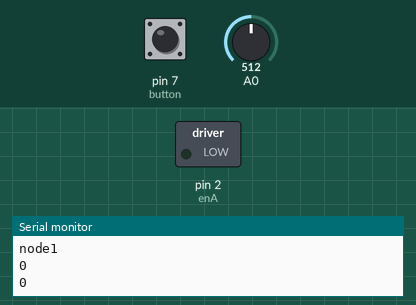
Recording of a sketch running on a simulated Arduino Uno, built with avr-gcc and run on an emulated ATmega328P. On the bench: switched loads named in the sketch (green lamp = pin HIGH), the last lines printed to the serial monitor. The inputs (shaded band) are chosen by the test bench; at power-on: A0 = 512, pin 7 (button) LOW.

Above: at 1.3 s.
1.4 s: A0 set to 531
At 2.2 s:
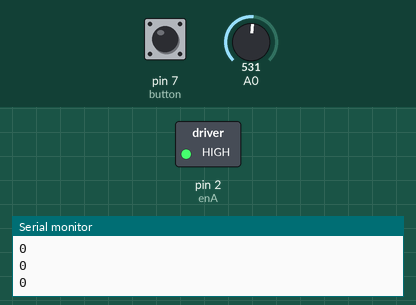
5.1 s: A0 set to 511
At 6.4 s:
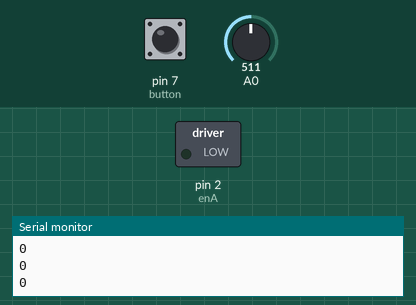
6.7 s: A0 set to 716
At 7.5 s:
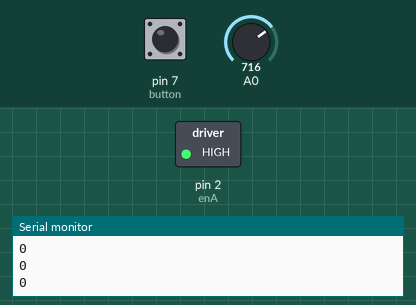
Timing chart, 0 to 9.3 s (numbered marks = the images above; inputs shaded):
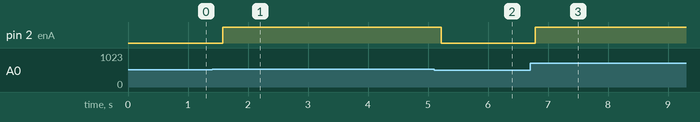

Measured:
- the behaviour switches between 513 and 514 on A0 (found by bisection; images 0 and 1)
- after the input at 1.4 s, pin 2 (enA): LOW → HIGH after 0.18 s
- after the input at 5.1 s, pin 2 (enA): HIGH → LOW after 0.12 s
- after the input at 6.7 s, pin 2 (enA): LOW → HIGH after 0.08 s

The sketch:

dcMotor_potentionmeter_button.ino
```cpp
#define enA 2
#define in1 3
#define in2 4
#define button 7

boolean buttonState = LOW;
int rotDirection = 0;
int pressed = false;


void setup() {
  // put your setup code here, to run once:
  pinMode(enA,OUTPUT);
  pinMode(in1,INPUT);
  pinMode(in2,INPUT);
  pinMode(button,INPUT);
  digitalWrite(in1,LOW);
  digitalWrite(in2,HIGH);
  Serial.begin(9600);
}

void loop() {
  // put your main code here, to run repeatedly:
  int potValue = analogRead(A0);
  //Serial.print("potentionmeter value: ");
  //Serial.println(potValue);
  int pwmOutput = map(potValue,0,1023,0,255);
  analogWrite(enA,pwmOutput);
  //Serial.println(pressed);
  if(digitalRead(button)==true){
    pressed = !pressed;
    Serial.print("Button: ");
    Serial.println(pressed);
  }
  Serial.println(pressed);
  delay(20);

  if(pressed == 0 & rotDirection ==0){
    Serial.println("node1 ");
    digitalWrite(in1,HIGH);
    digitalWrite(in2,LOW);
    rotDirection = 1;
    delay(20);
  }

  if(pressed == 1 & rotDirection ==1){
    Serial.println("Direction Changed ");
    digitalWrite(in1,LOW);
    digitalWrite(in2,HIGH);
    rotDirection = 0;
    delay(20);
  }
  delay(500);
}
```
